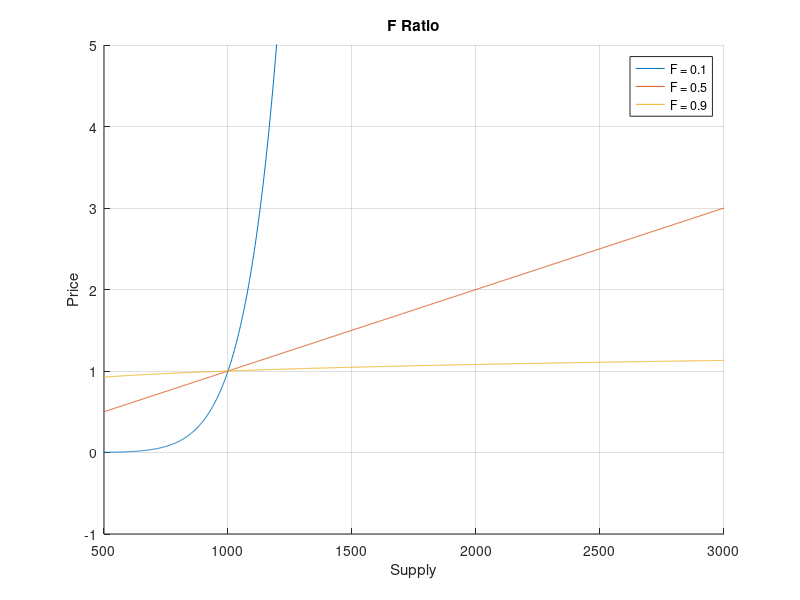

Write MATLAB code to recreate this figure.
%clear workspace and command console
clc; 
clear; 


x = linspace(0,3000,2000)
f1 = (x/1000).^9*1
f5 = ((x/1000).^1)*1
f9 = ((x/1000).^(1/9))*1


figure('name',"F Ratio");
hold on
plot(x,f1)
plot(x,f5)
plot(x,f9)

xlim([500 3000])
ylim([-1 5])
legend('F = 0.1','F = 0.5','F = 0.9')
xlabel('Supply')
ylabel('Price')
title('F Ratio')
grid on
hold off

print -deps epsFig